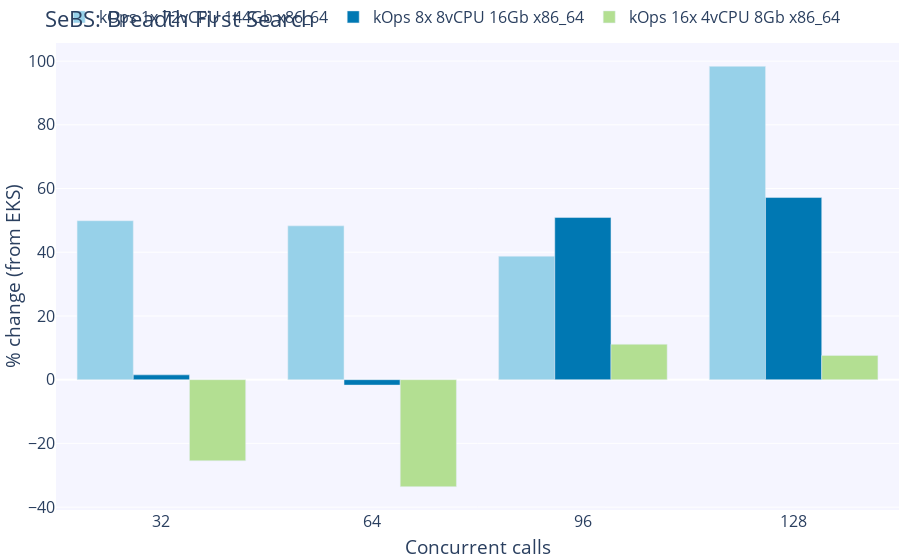

Notebook cell for this chart:
### Code cell
fig = go.Figure()

# Add figure title
fig.update_layout(
    barmode='group',
    legend=dict(
        orientation="h",
        yanchor="bottom",
        y=1.02,
        xanchor="center",
        x=0.47
    ),
    margin=dict(
        t=0,
        b=1,
        l=1,
        r=1,
        autoexpand=True
    ),
    font=dict(
        size=16
    ),
    title={
        'text': "SeBS: Breadth First Search",
        'y':0.98,
        'yanchor': 'top'},
    xaxis_title_text='Concurrent calls',
    yaxis_title_text='% change (from EKS)',
    plot_bgcolor=bgColor
)

data=[]
for i, k in enumerate(list(clusters.keys())[:-1], start=0):
    y_data=[]
    for c in concurrent_calls:
        kops_mean=sebs_df[k]['bfs'][c]['runtime'].mean()
        eks_mean=sebs_df['EKS 8x 8vCPU 16Gb x86_64']['bfs'][c]['runtime'].mean()
        percent_change=(kops_mean - eks_mean) * 100 / eks_mean
        y_data.append(percent_change)
    fig.add_trace(go.Bar(name=k, x=concurrent_calls, y=y_data, marker_color=colorPallet[i]))

fig.show()

# Save graph
if not os.path.exists("graphs"):
    os.mkdir("graphs")
fig.write_image("graphs/sebs_bfs_percentage_difference.png", width=baseFigureWidth, height=baseFigureHeight)

### Figure 1 — Plotly figure (JSON) as saved in the notebook; plotly's stock layout.template omitted (floating-point values rounded to 4 significant figures)
{"data": [{"marker": {"color": "rgba(151, 209, 233, 255)"}, "name": "kOps 1x 72vCPU 144Gb x86_64", "type": "bar", "x": [32, 64, 96, 128], "y": [49.9, 48.28, 38.76, 98.35]}, {"marker": {"color": "rgba(0, 120, 179, 255)"}, "name": "kOps 8x 8vCPU 16Gb x86_64", "type": "bar", "x": [32, 64, 96, 128], "y": [1.513, -1.7, 50.9, 57.18]}, {"marker": {"color": "rgba(179, 223, 146, 255)"}, "name": "kOps 16x 4vCPU 8Gb x86_64", "type": "bar", "x": [32, 64, 96, 128], "y": [-25.46, -33.58, 11.11, 7.621]}], "layout": {"barmode": "group", "font": {"size": 16}, "legend": {"orientation": "h", "x": 0.47, "xanchor": "center", "y": 1.02, "yanchor": "bottom"}, "margin": {"autoexpand": true, "b": 1, "l": 1, "r": 1, "t": 0}, "plot_bgcolor": "rgba(245,245,255,255)", "title": {"text": "SeBS: Breadth First Search", "y": 0.98, "yanchor": "top"}, "xaxis": {"autorange": true, "range": [16, 144], "title": {"text": "Concurrent calls"}, "type": "linear"}, "yaxis": {"autorange": true, "range": [-40.91, 105.7], "title": {"text": "% change (from EKS)"}, "type": "linear"}}}
